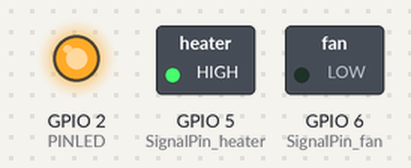
Bench run of a sketch on a simulated ESP32. On the bench: switched loads named in the sketch (green lamp = pin HIGH), output pins drawn as LEDs (lit = HIGH). What the sketch prints to the serial monitor is not drawn. At 26.1 s the program restarts the board; the recording ends there.

Above: at 0.1 s.
At 1.1 s:
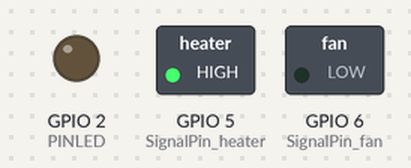
Timing chart, 0 to 2.6 s (numbered marks = the images above):
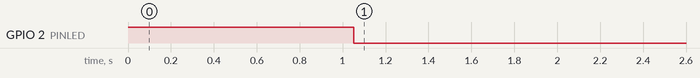

Measured:
- by itself, GPIO 2 (PINLED): HIGH → LOW at 1.1 s

The sketch:

program_arduino_v1.5-rev2.ino
```cpp
/*! @file program_arduino_v1.5-rev2.ino
 * @version 1.5-rev2
 * @mainpage
 * Program proses fuzzifikasi modul dimmer (Arduino IDE)
 * @section
 * VERSION : 1.5-rev2
 * NAMA    : FATHUL BASYAIR
 * NPM     : 1904105010004
 * PRODI   : TEKNIK ELEKTRO (BIDANG TEKNIK TENAGA LISTRIK)
*/

#include "configProgram.h"
#include <RBDdimmer.h>
#include <ArduinoJson.h>

// Pinout Dimmer Module
#define SignalPin_heater  5
#define SignalPin_fan     6

dimmerLamp dimmerACHeater(SignalPin_heater);
dimmerLamp dimmerACFan(SignalPin_fan);

// Pinout LED Indikator
#define PINLED LED_BUILTIN
int LedState = HIGH;

void setPowerDimmer(int setPowerHeater, int setPowerFan) {
  // Set output value: voltage
  dimmerACHeater.setPower(setPowerHeater);
  // Set output value: fan
  dimmerACFan.setPower(setPowerFan);
  // Set output ledInit : HIGH
  ledInit(PINLED, HIGH);
}

// Setup routine runs once when you press reset:
void setup() {
  Serial.begin(9600);

  // initialize the DimmerAC pins for output : name.begin(mode, state);
  // Pin mode for Output: heater
  dimmerACHeater.begin(NORMAL_MODE, ON);
  dimmerACHeater.setPower(100);
  // Pin mode for Output: fan
  dimmerACFan.begin(NORMAL_MODE, ON);
  // Pin mode for Output : LED Indikator
  pinMode(PINLED, OUTPUT);
  ledInit(PINLED, HIGH);
}

// Loop routine runs over and over again forever:
void loop() {
  unsigned long waktuSekarang = millis();
  if ((unsigned long)(waktuSekarang - waktuSebelum_1) >= interval_1) {
    waktuSebelum_1 = waktuSekarang;
    sendCallback(); // run sendCallback function
    // Read Input: fisOutputHeater and fisOutputFan
    getDataESP();
    if(callback_2 == 1) {
      // disable reset atmega328p
      atmegaReset(waktuSekarang, 20000, false);
      setPowerDimmer(getPower_ACHeater, getPower_ACFan);
      // Send output value
      sendSerialData(waktuSekarang, dimmerACHeater.getPower(), dimmerACFan.getPower());
    } else {
      // disable led if callback none
      ledInit(PINLED, LOW);
      // self reset atmega328p if not callback
      atmegaReset(waktuSekarang, 20000, true);
    }
  }
}
```

SerialData.ino
```cpp
/*! @file SerialData.ino
 * @version 1.5-rev2
*/

void getDataESP()
{
  // buat object DynamicJsonDocument data
  DynamicJsonDocument data(500);
  // deserializeJson/parse data json
  deserializeJson(data, Serial);
  // ambil data dari esp32
  getPower_ACFan = data["fan"];
  getPower_ACHeater = data["heater"];
  callback_2 = data["callback_2"];
  callback_3 = data["callback_3"];
}

void sendSerialData(long millisMain, int powerHeater, int powerFan)
{
  if ((unsigned long) (millisMain - waktuSebelum_2) >= interval_2)
  {
    waktuSebelum_2 = millisMain;
    // Buat object DynamicJsonDocument data
    DynamicJsonDocument data(500);
    if(callback_3 == 1) {
      // Masukan nilai data ke dalam format json
      data["callback_4"] = 1;
      data["dimfan"] = powerFan;
      data["dimheater"] = powerHeater;
      // Kirim data ke serial komunikasi
      serializeJson(data, Serial);
    }
  }
}

// buat fungsi sendCallback ke ESP32
void sendCallback(void) {
  DynamicJsonDocument data(500);
  data["callback_1"] = 1;
  serializeJson(data, Serial);
}
```

handleProgram.ino
```cpp
/*! @file handleProgram.ino
 * @version 1.5-rev2
*/

void (* resetFunc) (void) = 0; // declare reset function at address 0
int i = 0;

// create ledInit function
void ledInit(byte ledPin, int STATE) {
  digitalWrite(ledPin, STATE);
}

// create ledError function
void ledError(byte ledPin, long millisMain, long interval_start, long interval_end) {
  // set state with millis
  if(LedState == HIGH) {
    if((unsigned long) (millisMain - currentTimeLED_start) >= interval_start) {
      currentTimeLED_start = interval_start;
      LedState = LOW;
    }
  }
  else {
    if((unsigned long) (millisMain - currentTimeLED_end) >= interval_end) {
      currentTimeLED_end = interval_end;
      LedState = HIGH;
    }
  }
  ledInit(ledPin, LedState);
}

// create atmegaReset function
void atmegaReset(unsigned long millisMain, long interval, bool reset) {
  if(reset == false) i = 0; // if self reset disable, i = 0
  if((unsigned long) (millisMain - currentTimeReset) >= interval) {
    i++;
    if(i > 5) resetFunc(); // if error/i > 5 then run resetFunc();
  }
}
```

configProgram.h
```cpp
/*! @file configProgram.h
 * @version 1.5-rev2
*/

#ifndef CONFIGPROGRAM_H
#define CONFIGPROGRAM_H

int getPower_ACFan, getPower_ACHeater;
int callback_2 = 0;
int callback_3 = 0;

// deklarasi variabel interval program berjalan
const long interval_1 = 50; // 50ms = 0.05 detik => lama waktu menerima data
const long interval_2 = 50; // 50ms = 0.05 detik => lama waktu mengirim data

// deklarasi variabel millis waktu sebelum jalannya program
unsigned long waktuSebelum_1 = 0;
unsigned long waktuSebelum_2 = 0;
unsigned long currentTimeReset = 0;
unsigned long currentTimeLED_start = 0;
unsigned long currentTimeLED_end = 0;

#endif
```
